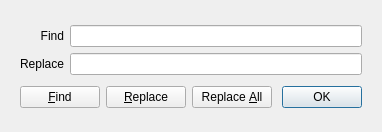
<?xml version="1.0" encoding="UTF-8"?>
<ui version="4.0">
 <class>FindDialog</class>
 <widget class="QDialog" name="FindDialog">
  <property name="geometry">
   <rect>
    <x>0</x>
    <y>0</y>
    <width>382</width>
    <height>132</height>
   </rect>
  </property>
  <property name="windowTitle">
   <string>Find &amp; Replace</string>
  </property>
  <widget class="QWidget" name="layoutWidget">
   <property name="geometry">
    <rect>
     <x>20</x>
     <y>20</y>
     <width>342</width>
     <height>93</height>
    </rect>
   </property>
   <layout class="QVBoxLayout" name="verticalLayout">
    <item>
     <layout class="QGridLayout" name="gridLayout">
      <item row="0" column="0">
       <widget class="QLabel" name="findLabel">
        <property name="text">
         <string>Find</string>
        </property>
        <property name="alignment">
         <set>Qt::AlignRight|Qt::AlignTrailing|Qt::AlignVCenter</set>
        </property>
       </widget>
      </item>
      <item row="0" column="1">
       <widget class="QLineEdit" name="findText">
        <property name="statusTip">
         <string>Find this text</string>
        </property>
       </widget>
      </item>
      <item row="1" column="0">
       <widget class="QLabel" name="replaceLabel">
        <property name="text">
         <string>Replace</string>
        </property>
        <property name="alignment">
         <set>Qt::AlignRight|Qt::AlignTrailing|Qt::AlignVCenter</set>
        </property>
       </widget>
      </item>
      <item row="1" column="1">
       <widget class="QLineEdit" name="replaceText">
        <property name="statusTip">
         <string>Replace found text with this</string>
        </property>
       </widget>
      </item>
     </layout>
    </item>
    <item>
     <layout class="QGridLayout" name="gridLayout_2">
      <item row="0" column="0">
       <widget class="QPushButton" name="findButton">
        <property name="statusTip">
         <string>Find the next occurance</string>
        </property>
        <property name="text">
         <string>&amp;Find</string>
        </property>
        <property name="icon">
         <iconset theme="edit-find">
          <normaloff>.</normaloff>.</iconset>
        </property>
        <property name="shortcut">
         <string notr="true">Ctrl+F</string>
        </property>
       </widget>
      </item>
      <item row="0" column="1">
       <widget class="QPushButton" name="replaceButton">
        <property name="statusTip">
         <string>Replace the current or next occurance</string>
        </property>
        <property name="text">
         <string>&amp;Replace</string>
        </property>
        <property name="icon">
         <iconset theme="edit-find-replace">
          <normaloff>.</normaloff>.</iconset>
        </property>
        <property name="shortcut">
         <string>Ctrl+Shift+R</string>
        </property>
       </widget>
      </item>
      <item row="0" column="2">
       <widget class="QPushButton" name="replaceAllButton">
        <property name="statusTip">
         <string>Replace all occurances until the end of the file</string>
        </property>
        <property name="text">
         <string>Replace &amp;All</string>
        </property>
        <property name="shortcut">
         <string>Ctrl+Shift+A</string>
        </property>
       </widget>
      </item>
      <item row="0" column="3">
       <widget class="QDialogButtonBox" name="buttonBox">
        <property name="statusTip">
         <string>Close the find dialog</string>
        </property>
        <property name="orientation">
         <enum>Qt::Horizontal</enum>
        </property>
        <property name="standardButtons">
         <set>QDialogButtonBox::Ok</set>
        </property>
       </widget>
      </item>
     </layout>
    </item>
   </layout>
  </widget>
 </widget>
 <resources/>
 <connections>
  <connection>
   <sender>buttonBox</sender>
   <signal>accepted()</signal>
   <receiver>FindDialog</receiver>
   <slot>accept()</slot>
   <hints>
    <hint type="sourcelabel">
     <x>248</x>
     <y>254</y>
    </hint>
    <hint type="destinationlabel">
     <x>157</x>
     <y>274</y>
    </hint>
   </hints>
  </connection>
 </connections>
</ui>
